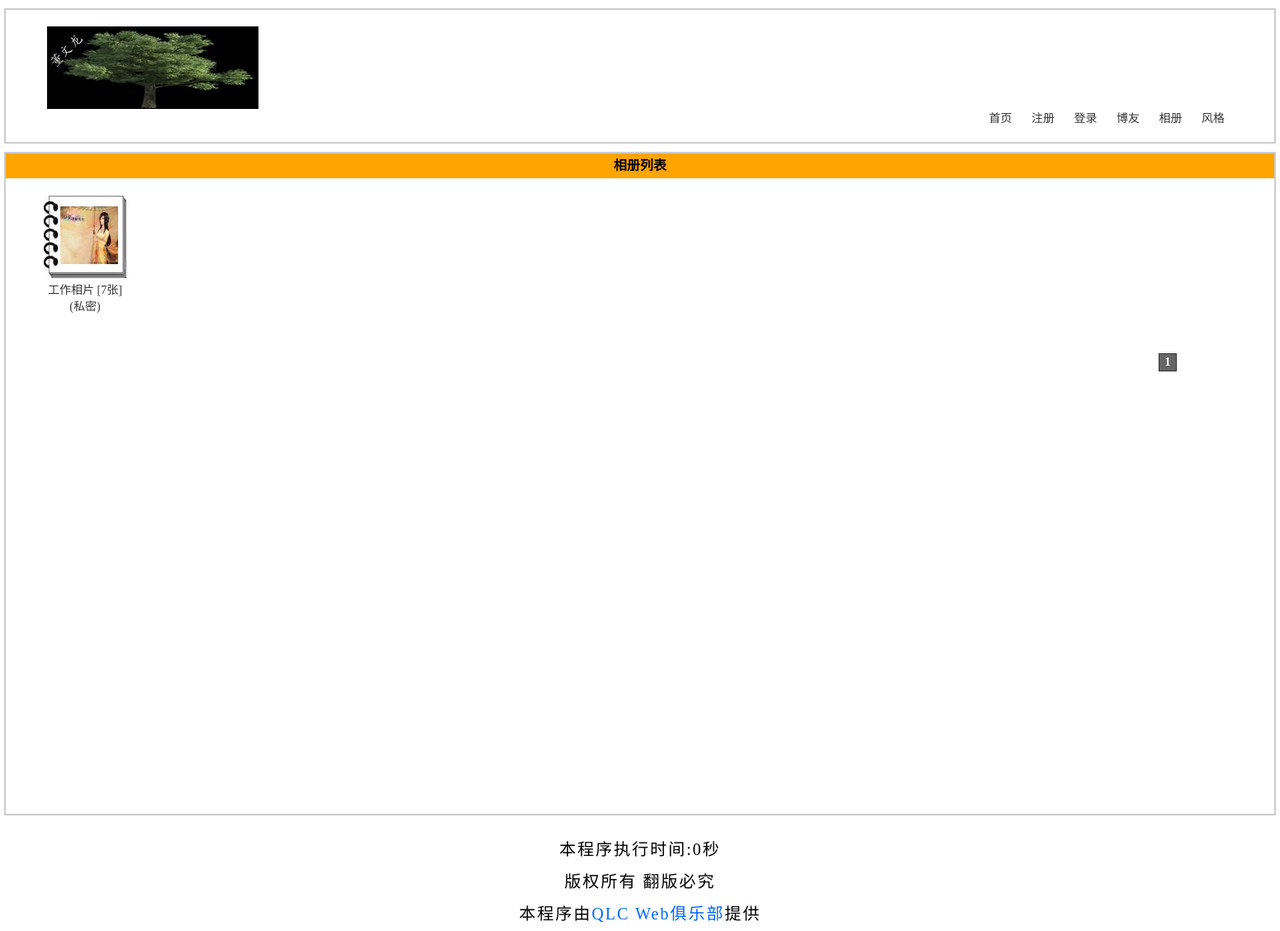
Page /photo.php on the committed database.
### tables this page shows
CREATE TABLE `tg_dir` (
  `tg_id` mediumint(8) UNSIGNED NOT NULL,
  `tg_name` varchar(20) NOT NULL,
  `tg_type` tinyint(1) UNSIGNED NOT NULL,
  `tg_password` char(40) DEFAULT NULL,
  `tg_content` varchar(200) DEFAULT NULL,
  `tg_cover` varchar(200) DEFAULT NULL,
  `tg_dir` varchar(200) NOT NULL,
  `tg_date` datetime NOT NULL
);

### includes/mysql.func.php (called while the page is built, shortened)
<?php
function _query($_sql) {
	if (!$_result=mysql_query($_sql)) {
		exit('SQL错误');
	}
	return $_result;
}
function _fetch_array($_sql) {
	return mysql_fetch_array(_query($_sql),MYSQL_ASSOC);
}
function _fetch_array_list($_result) {
	return mysql_fetch_array($_result,MYSQL_ASSOC);
}
?>

### includes/common.inc.php (called while the page is built, shortened)
<?php
require  ROOT_PATH.'includes/global.func.php';
require  ROOT_PATH.'includes/mysql.func.php';
if (!!$_rows=_fetch_array("SELECT tg_webname,tg_article,tg_blog,tg_photo,tg_skin ,tg_string,tg_post,tg_reply,tg_code,tg_register FROM tg_system WHERE tg_id=1 LIMIT 1")) {
	$_system=array();
	$_system['webname']=$_rows['tg_webname'];
	$_system['article']=$_rows['tg_article'];
	$_system['blog']=$_rows['tg_blog'];
	$_system['photo']=$_rows['tg_photo'];
	$_system['skin']=$_rows['tg_skin'];
	$_system['string']=$_rows['tg_string'];
	$_system['post']=$_rows['tg_post'];
	$_system['reply']=$_rows['tg_reply'];
	$_system['code']=$_rows['tg_code'];
	$_system['register']=$_rows['tg_register'];
	$_system=_html($_system);
	if ($_COOKIE['skin']) {
		$_system['skin']=$_COOKIE['skin'];
	}
} else {
	_alert_back('系统表异常！请管理员检查！');
}
?>

### photo.php (the view, shortened to what this page needs)
<?php
require dirname(__FILE__).'/includes/common.inc.php';
$_result=_query("SELECT tg_id,tg_name,tg_type,tg_cover FROM tg_dir ORDER BY tg_date DESC LIMIT $_pagenum,$_pagesize");
?>
<!doctype html>
<html lang="zh-cn">
<head>
<?php require ROOT_PATH.'includes/title.inc.php';?>
</head>
<body>
<?php require ROOT_PATH.'includes/header.inc.php';?>
<div id="photo">
	<h2>相册列表</h2>
	<?php
		$_html=array();
		while (!!$_rows=_fetch_array_list($_result)) {
			$_html['id']=$_rows['tg_id'];
			$_html['name']=$_rows['tg_name'];
			$_html['type']=$_rows['tg_type'];
			$_html['cover']=$_rows['tg_cover'];
			$_html=_html($_html);
			if (empty($_html['type'])) {
				$_html['type_html']='(公开)';
			} else {
				$_html['type_html']='(私密)';
			}
			if (empty($_html['cover'])) {
				$_html['cover_html']='';
			} else {
				$_html['cover_html']='<img src="'.$_html['cover'].'" alt="'.$_html['name'].'">';
			}
			$_html['photo']=_fetch_array("SELECT count(*) AS count FROM tg_photo WHERE tg_sid='{$_html['id']}'");
	?>
	<dl>
		<dt><a href="photo_show.php?id=<?php echo $_html['id'];?>"><?php echo $_html['cover_html'];?></a></dt>
		<dd><a href="photo_show.php?id=<?php echo $_html['id'];?>"><?php echo $_html['name'];?> <?php echo '['.$_html['photo']['count'].'张]'.$_html['type_html'];?></a></dd>
	</dl>
	<?php }
	?>
</div>
<?php require ROOT_PATH.'includes/footer.inc.php';?>
</body>
</html>

### styles/2/basic.css (style rules this page uses)
body,h1,h2,h3,p,form,ul,li,dl,dt,dd { padding: 0; margin: 0; }
body { width: 1540px; margin: 0 auto; font-size: 14px; }
h2 { font-size: 16px; background: orange; height: 30px; line-height: 30px; text-indent: 10px; }

### styles/2/photo.css (style rules this page uses)
#photo { width: auto; height: 800px; border: 2px solid #ccc; }
#photo h2 { text-indent: 0; text-align: center; }
#photo dl { width: 150px; height: 150px; margin: 21px; float: left; }
#photo dl dt { width: 100px; height: 100px; background: url(../../images/photo.jpg) no-repeat; margin: 0 auto; }
#photo dl dt img { display: block; padding: 13px 0 0 20px; }
#photo dl dd { width: 100px; text-align: center; margin: 0 auto; padding: 3px 0; }
#photo dl dd a { color: #333; text-decoration: none; }

### rows in the picture
tg_dir: tg_cover (picture), tg_name "工作相片", count "7", type_html "(私密)"

### other values in the picture
_runtime()-START_TIME "0"
